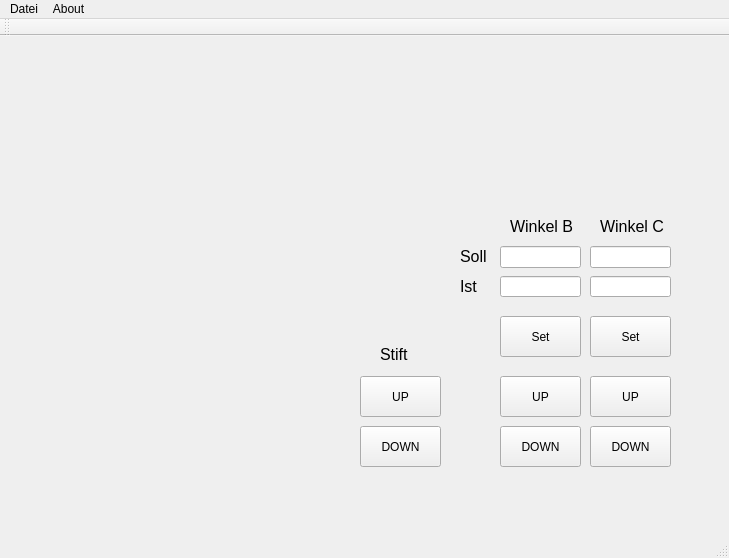
<?xml version="1.0" encoding="UTF-8"?>
<ui version="4.0">
 <class>MainWindow</class>
 <widget class="QMainWindow" name="MainWindow">
  <property name="geometry">
   <rect>
    <x>0</x>
    <y>0</y>
    <width>729</width>
    <height>558</height>
   </rect>
  </property>
  <property name="windowTitle">
   <string>Manipulator - Steuerung</string>
  </property>
  <widget class="QWidget" name="centralWidget">
   <widget class="QPushButton" name="b_reset_C">
    <property name="geometry">
     <rect>
      <x>590</x>
      <y>280</y>
      <width>81</width>
      <height>41</height>
     </rect>
    </property>
    <property name="text">
     <string>Set</string>
    </property>
   </widget>
   <widget class="QPushButton" name="b_reset_B">
    <property name="geometry">
     <rect>
      <x>500</x>
      <y>280</y>
      <width>81</width>
      <height>41</height>
     </rect>
    </property>
    <property name="text">
     <string>Set</string>
    </property>
   </widget>
   <widget class="QLineEdit" name="l_b_ist">
    <property name="geometry">
     <rect>
      <x>500</x>
      <y>240</y>
      <width>81</width>
      <height>21</height>
     </rect>
    </property>
    <property name="font">
     <font>
      <pointsize>12</pointsize>
     </font>
    </property>
   </widget>
   <widget class="QLineEdit" name="l_c_ist">
    <property name="geometry">
     <rect>
      <x>590</x>
      <y>240</y>
      <width>81</width>
      <height>21</height>
     </rect>
    </property>
    <property name="font">
     <font>
      <pointsize>12</pointsize>
     </font>
    </property>
   </widget>
   <widget class="QLabel" name="label">
    <property name="geometry">
     <rect>
      <x>510</x>
      <y>180</y>
      <width>71</width>
      <height>20</height>
     </rect>
    </property>
    <property name="font">
     <font>
      <pointsize>12</pointsize>
     </font>
    </property>
    <property name="text">
     <string>Winkel B</string>
    </property>
   </widget>
   <widget class="QLabel" name="label_2">
    <property name="geometry">
     <rect>
      <x>600</x>
      <y>180</y>
      <width>71</width>
      <height>20</height>
     </rect>
    </property>
    <property name="font">
     <font>
      <pointsize>12</pointsize>
     </font>
    </property>
    <property name="text">
     <string>Winkel C</string>
    </property>
   </widget>
   <widget class="QPushButton" name="b_B_up">
    <property name="geometry">
     <rect>
      <x>500</x>
      <y>340</y>
      <width>81</width>
      <height>41</height>
     </rect>
    </property>
    <property name="text">
     <string>UP</string>
    </property>
    <property name="autoRepeat">
     <bool>true</bool>
    </property>
   </widget>
   <widget class="QPushButton" name="b_B_down">
    <property name="geometry">
     <rect>
      <x>500</x>
      <y>390</y>
      <width>81</width>
      <height>41</height>
     </rect>
    </property>
    <property name="text">
     <string>DOWN</string>
    </property>
    <property name="autoRepeat">
     <bool>true</bool>
    </property>
   </widget>
   <widget class="QPushButton" name="b_C_up">
    <property name="geometry">
     <rect>
      <x>590</x>
      <y>340</y>
      <width>81</width>
      <height>41</height>
     </rect>
    </property>
    <property name="text">
     <string>UP</string>
    </property>
    <property name="autoRepeat">
     <bool>true</bool>
    </property>
   </widget>
   <widget class="QPushButton" name="b_C_down">
    <property name="geometry">
     <rect>
      <x>590</x>
      <y>390</y>
      <width>81</width>
      <height>41</height>
     </rect>
    </property>
    <property name="text">
     <string>DOWN</string>
    </property>
    <property name="autoRepeat">
     <bool>true</bool>
    </property>
   </widget>
   <widget class="QPushButton" name="Mani_up">
    <property name="geometry">
     <rect>
      <x>360</x>
      <y>340</y>
      <width>81</width>
      <height>41</height>
     </rect>
    </property>
    <property name="text">
     <string>UP</string>
    </property>
   </widget>
   <widget class="QPushButton" name="Mani_down">
    <property name="geometry">
     <rect>
      <x>360</x>
      <y>390</y>
      <width>81</width>
      <height>41</height>
     </rect>
    </property>
    <property name="text">
     <string>DOWN</string>
    </property>
   </widget>
   <widget class="QLabel" name="label_3">
    <property name="geometry">
     <rect>
      <x>460</x>
      <y>240</y>
      <width>31</width>
      <height>20</height>
     </rect>
    </property>
    <property name="font">
     <font>
      <pointsize>12</pointsize>
     </font>
    </property>
    <property name="text">
     <string>Ist</string>
    </property>
   </widget>
   <widget class="QLineEdit" name="l_b_soll">
    <property name="geometry">
     <rect>
      <x>500</x>
      <y>210</y>
      <width>81</width>
      <height>22</height>
     </rect>
    </property>
    <property name="font">
     <font>
      <pointsize>12</pointsize>
     </font>
    </property>
   </widget>
   <widget class="QLineEdit" name="l_c_soll">
    <property name="geometry">
     <rect>
      <x>590</x>
      <y>210</y>
      <width>81</width>
      <height>22</height>
     </rect>
    </property>
    <property name="font">
     <font>
      <pointsize>12</pointsize>
     </font>
    </property>
   </widget>
   <widget class="QLabel" name="label_4">
    <property name="geometry">
     <rect>
      <x>460</x>
      <y>210</y>
      <width>31</width>
      <height>21</height>
     </rect>
    </property>
    <property name="font">
     <font>
      <pointsize>12</pointsize>
     </font>
    </property>
    <property name="text">
     <string>Soll</string>
    </property>
   </widget>
   <widget class="QLabel" name="label_5">
    <property name="geometry">
     <rect>
      <x>380</x>
      <y>310</y>
      <width>41</width>
      <height>16</height>
     </rect>
    </property>
    <property name="font">
     <font>
      <pointsize>12</pointsize>
     </font>
    </property>
    <property name="text">
     <string>Stift</string>
    </property>
   </widget>
  </widget>
  <widget class="QMenuBar" name="menuBar">
   <property name="geometry">
    <rect>
     <x>0</x>
     <y>0</y>
     <width>729</width>
     <height>19</height>
    </rect>
   </property>
   <widget class="QMenu" name="menuManipulator_Steuerung">
    <property name="title">
     <string>Datei</string>
    </property>
   </widget>
   <widget class="QMenu" name="menuAbout">
    <property name="title">
     <string>About</string>
    </property>
    <addaction name="actionMarvin_Elz"/>
   </widget>
   <addaction name="menuManipulator_Steuerung"/>
   <addaction name="menuAbout"/>
  </widget>
  <widget class="QToolBar" name="mainToolBar">
   <attribute name="toolBarArea">
    <enum>TopToolBarArea</enum>
   </attribute>
   <attribute name="toolBarBreak">
    <bool>false</bool>
   </attribute>
  </widget>
  <widget class="QStatusBar" name="statusBar"/>
  <action name="actionMarvin_Elz">
   <property name="text">
    <string>Marvin Elz</string>
   </property>
  </action>
 </widget>
 <layoutdefault spacing="6" margin="11"/>
 <resources/>
 <connections/>
</ui>
